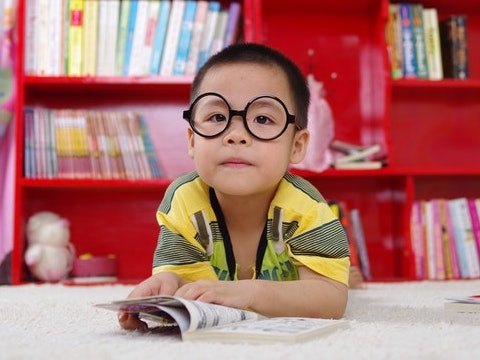
#> input picture Computer Vision 1 Introduction (Python)/week1-python/data/images/boy.jpg, 480 x 360 px
$ jupyter execute basic_image_operations.ipynb   (shell and % lines are left out)
#> lines starting #> are read from the running program, lines starting #| are printed output that depends on the picture; after the words box and inside, x2 and y2 are one past the last pixel; in counts of white or black regions, pixels touching at a corner belong together
# <font style="color:rgb(50,120,229)">Overview</font>
In this section, we will learn about some basic operations on images which are used very extensively for any computer vision project. In particular, we will see the following:
1. Copying and creating new images
1. Cropping an image section
1. Resizing an Image
1. Creating binary masks for images

[cell 1]
# Import libraries
import cv2
import numpy as np
from dataPath import DATA_PATH
import matplotlib.pyplot as plt

[cell 2]
import matplotlib
matplotlib.rcParams['figure.figsize'] = (6.0, 6.0)
matplotlib.rcParams['image.cmap'] = 'gray'

# <font style="color:rgb(50,120,229)">Create new Images </font>
In the previous section we learnt how to load images from disk. Let us discuss some ways of creating new images or copies of images already there.

[cell 3]
# Read image
image = cv2.imread(DATA_PATH+"images/boy.jpg")
#> image is the input picture: shape (360, 480, 3); mean B, G, R 111.8, 115.3, 174.3

[cell 4]
# Let's see what image we are dealing with
plt.imshow(image[:,:,::-1])

### <font style="color:rgb(8,133,37)">Create copy of an Image </font>

[cell 5]
# Create a new image by copying the already present image using the copy operation
imageCopy = image.copy()

### <font style="color:rgb(8,133,37)">Create a empty matrix </font>
Let us create an empty matrix with size (100,200).

[cell 6]
emptyMatrix = np.zeros((100,200,3),dtype='uint8')
plt.imshow(emptyMatrix)

Let's fill it with white pixels

[cell 7]
emptyMatrix = 255*np.ones((100,200,3),dtype='uint8')
plt.imshow(emptyMatrix)

### <font style="color:rgb(8,133,37)">Create a empty matrix of the same size as original image </font>
Let us create a matrix with the same size and data type as the original image and fill it with 100. We will use numpy function ones_like to create a new matrix filled with ones. We then multiply it by the desired number to get the final marix.

[cell 8]
emptyOriginal = 100*np.ones_like(image)
plt.imshow(emptyOriginal)

# <font style = "color:rgb(50,120,229)">Cropping an Image section</font>
Cropping, as the name suggests is cutting out a portion from the image. A good example of using image cropping is in the creation of `Memes`, where people crop someone's face and put on top of another etc. We know how to do it in photo editing softwares. Let us see how it can be done using code so that you can do it more intelligently when required.

[cell 9]
# Read image
image = cv2.imread(DATA_PATH+"images/boy.jpg")

[cell 10]
# Let's see what image we are dealing with
plt.imshow(image[:,:,::-1])

Let's crop his face. For that, we need to find the approximate region where the face is present. From the figure, you can see that the face lies somewhere in the region :

- between row #50 to row #200
- between col #170 to col #320

So, for cropping out this area, we need to select this region from the original matrix and assign it to another variable. This is the cropped out image. `There is no function for doing this, simple python slicing works!`

#### <font style = "color:rgb(200,0,0)">NOTE </font>
In numpy, the first index is for height or row and 2nd one is for width or column. But in OpenCV it is mostly width and height (think of it as opencv talks in terms of (x,y) whereas numpy talks in terms of row and column)

[cell 11]
# Crop out a rectangle
# x coordinates = 170 to 320
# y coordinates = 40 to 200
crop = image[40:200,170:320]
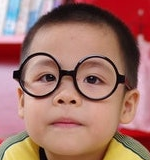
#> crop: shape (160, 150, 3); mean B, G, R 107.2, 116.5, 162.7

[cell 12]
plt.imshow(crop[:,:,::-1])

# <font style="color:rgb(50,120,229)">Copying a Region to another</font>
Once you have cropped a part of image, you can paste it to another image by choosing where you want to paste it.

`You just need to make sure that the size of rectangle that you cropped is same as the area you want to paste on`

[cell 13]
# First let us create a copy of the original image
copiedImage = image.copy()
plt.imshow(copiedImage[...,::-1])

Let's copy his face to the left and right.

[cell 14]
copyRoi = image[40:200,180:320]
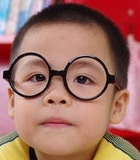
#> copyRoi: shape (160, 140, 3); mean B, G, R 102.8, 113.7, 160.5

# Find height and width of the ROI
roiHeight,roiWidth = copyRoi.shape[:2]
#> roiHeight = 160; roiWidth = 140

# Copy to left of Face
copiedImage[40:40+roiHeight, 10:10+roiWidth] = copyRoi
# Copy to right of Face
copiedImage[40:40+roiHeight, 330:330+roiWidth] = copyRoi
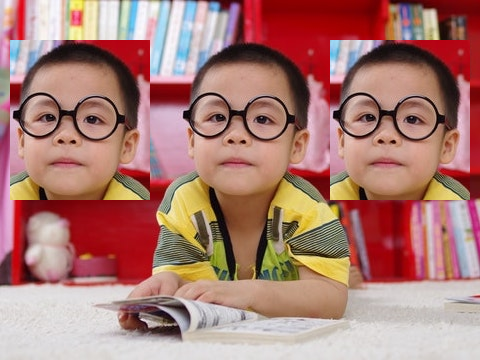
#> copiedImage: shape (360, 480, 3); mean B, G, R 116.8, 124.3, 171.8

# Display the output
plt.figure(figsize=[15,15])
plt.subplot(121);plt.imshow(image[...,::-1]);plt.title("Original Image");
plt.subplot(122);plt.imshow(copiedImage[...,::-1]);plt.title("Output Image");

# <font style="color:rgb(50,120,229)">Resizing an Image </font>

We will use [**`cv2.resize`**](https://docs.opencv.org/4.1.0/da/d54/group__imgproc__transform.html#ga47a974309e9102f5f08231edc7e7529d) function for resizing an image.

### <font style = "color:rgb(8,133,37)"> Function Syntax </font>

```python
dst	=	cv2.resize(	src, dsize[, dst[, fx[, fy[, interpolation]]]]	)
```
**Parameters**
- **`src`** - input image
- **`dst`** - output resized image
- **`dsize`** - output image size
- **`fx`** - scale factor along the horizontal axis;
- **`fy`** - scale factor along the vertical axis;
Either dsize or both fx and fy must be non-zero.
- **`interpolation`** - interpolation method ( Bilinear / Bicubic etc ).

Check interpolation flags [here](https://docs.opencv.org/4.1.0/da/d54/group__imgproc__transform.html#ga5bb5a1fea74ea38e1a5445ca803ff121)

There are two ways of using the resize function.
1. Specify width and height of output image explicitly
    > Use the dsize argument to specify the output size in the form (width,height).
2. Specify the scaling factors for resizing ( for both width and height )
    > Use fx and fy arguments to specify the scaling factor for horizontal and vertical axis respectively. It should be a float.

    > The output size is calculated as: `Size(round(fx*src.cols), round(fy*src.rows))`

## <font style="color:rgb(50,120,229)">Method1 - Specify width and height</font>
You have to manually keep track of the aspect ratio of the output image as this method will not preserve the aspect ratio between input and output image.

Let us take an example to see how to use the functions in OpenCV for resizing.

[cell 15]
# Set rows and columns
resizeDownWidth = 300
resizeDownHeight = 200
resizedDown = cv2.resize(image, (resizeDownWidth, resizeDownHeight), interpolation= cv2.INTER_LINEAR)
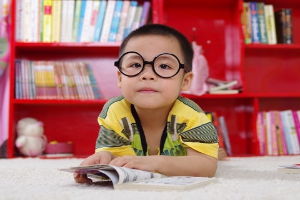
#> resizedDown: shape (200, 300, 3); mean B, G, R 111.7, 115.2, 174.2

# Mess up with the aspect ratio
resizeUpWidth = 600
resizeUpHeight = 900
resizedUp = cv2.resize(image, (resizeUpWidth, resizeUpHeight), interpolation= cv2.INTER_LINEAR)
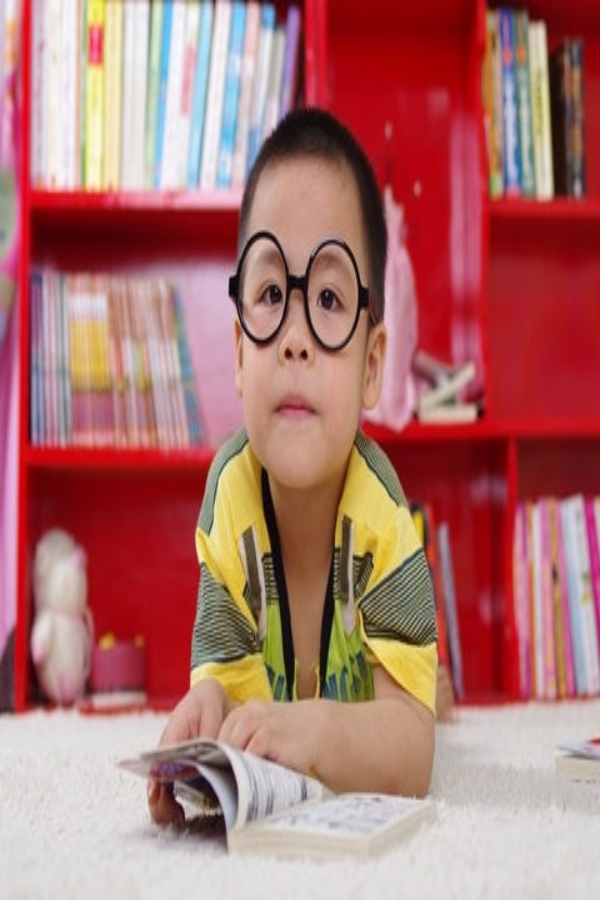
#> resizedUp: shape (900, 600, 3); mean B, G, R 111.7, 115.2, 174.2

plt.figure(figsize=[15,15])
plt.subplot(131);plt.imshow(image[:,:,::-1]);plt.title("Original Image")
plt.subplot(132);plt.imshow(resizedUp[:,:,::-1]);plt.title("Scaled Up Image")
plt.subplot(133);plt.imshow(resizedDown[:,:,::-1]);plt.title("Scaled Down Image")
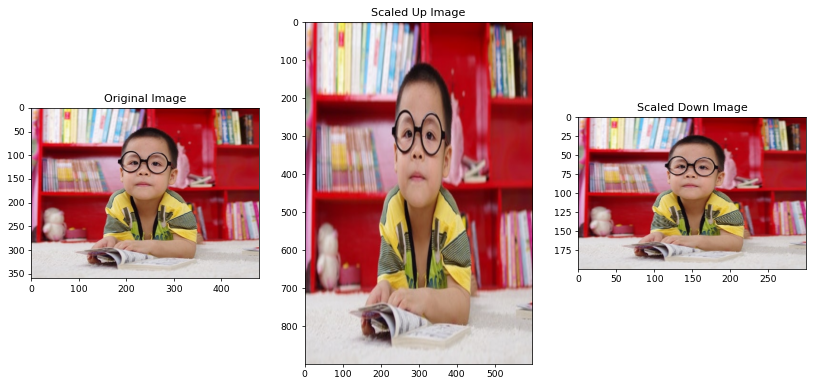
#> figure drawn by matplotlib, 3 panels

You can see that the output images have been scaled( check the axes )

It is also evident that the aspect ratio for the scaledUp output has been totally ruined. In most cases, it is a good idea to use the scaling factor to resize images.

## <font style="color:rgb(50,120,229)">Method2 - Specify scaling factor</font>
This method is useful when you want to preserve the aspect ratio of the image. For example, say you have an image of size 400x600 and you want the width to be 360. Then, instead of specifying the height, you can find the scaling factor (i.e 360/600 = 0.6) and use it to resize the image.

[cell 16]
# Scaling Down the image 1.5 times by specifying both scaling factors
scaleUpX = 1.5
scaleUpY = 1.5

# Scaling Down the image 0.6 times specifying a single scale factor.
scaleDown = 0.6

scaledDown = cv2.resize(image, None, fx= scaleDown, fy= scaleDown, interpolation= cv2.INTER_LINEAR)
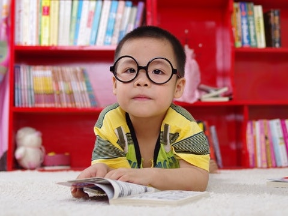
#> scaledDown: shape (216, 288, 3); mean B, G, R 111.7, 115.2, 174.1

scaledUp = cv2.resize(image, None, fx= scaleUpX, fy= scaleUpY, interpolation= cv2.INTER_LINEAR)

[cell 17]
# We can also use the following syntax for displaying image
plt.figure(figsize=[15,15])
plt.subplot(121);plt.imshow(scaledDown[...,::-1]);plt.title("Scaled Down Image, size = {}".format(scaledDown.shape[:2]));
plt.subplot(122);plt.imshow(scaledUp[...,::-1]);plt.title("Scaled Up Image, size = {}".format(scaledUp.shape[:2]));
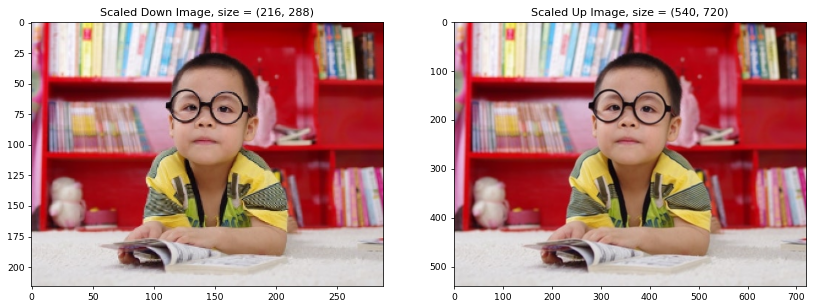
#> figure drawn by matplotlib, 2 panels

You can see that the aspect ratio has not ben disturbed.

# <font style="color:rgb(50,120,229)">Creating an Image Mask </font>
Masking is a very important step in many image processing and computer vision algorithms. The goal is to segment out the area of interest and apply your algorithm to a specific part of the image. You can perform all operations on this segmented part of the image and put it back on the original image.

## <font style="color:rgb(50,120,229)">Create a mask using coordinates</font>

[cell 18]
# Create an empty image of same size as the original
mask1 = np.zeros_like(image)
plt.imshow(mask1)

[cell 19]
mask1[50:200,170:320] = 255
plt.figure(figsize=[15,15])
plt.subplot(121);plt.imshow(image[:,:,::-1]);plt.title("Original Image")
plt.subplot(122);plt.imshow(mask1[:,:,::-1]);plt.title("Mask")
print(mask1.dtype)
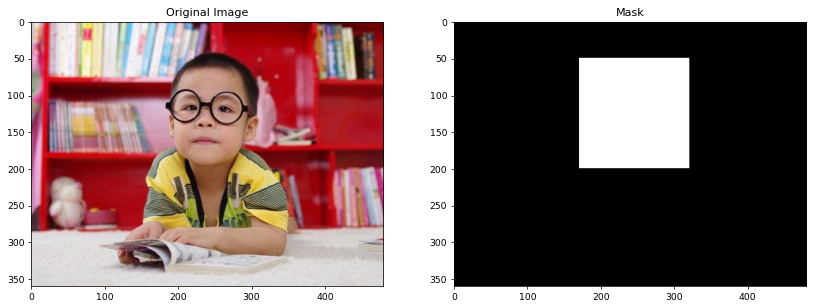
#> figure drawn by matplotlib, 2 panels

This is the mask for the face region of the input image

## <font style="color:rgb(50,120,229)">Create a mask using pixel intensity or color</font>
Another way of creating masks is by using some logic. One example is using a simple color information. For example, Let us try to find out the pixels which are approximately red in color.

If we want to focus on `red pixels`, the simplest logic that does the trick is:
```
* The red channel should have high intensity ( keep the range of pixel values from 100 to 255 )
* The other 2 channels should have low intensity ( keep the range of pixel values in Blue and Green channels between 0 to 100)
```
There is a nice OpenCV function which can do exactly this. We will use the opencv function [**`inRange`**](https://docs.opencv.org/4.1.0/d2/de8/group__core__array.html#ga48af0ab51e36436c5d04340e036ce981)

#### <font style = "color:rgb(8,133,37)">Function Syntax</font>
It finds the pixels which lie in between the specified range. It produces a binary output image in which the white pixels corresspond to those pixels in the input image which fall in the specified range. The pixel values which fall outside the specified range are black `(0)`
```Python:
dst	=	cv2.inRange(	src, lowerb, upperb[, dst]	)
```

**Parameters**
- **`src`** - first input array.
- **`lowerb`** - inclusive lower boundary array or a scalar.
- **`upperb`** - inclusive upper boundary array or a scalar.
- **`dst`** - output array of the same size as src and CV_8U type.

It produces a binary image ( pixels are either black or white ).

[cell 20]
mask2 = cv2.inRange(image, (0,0,150), (100,100,255))
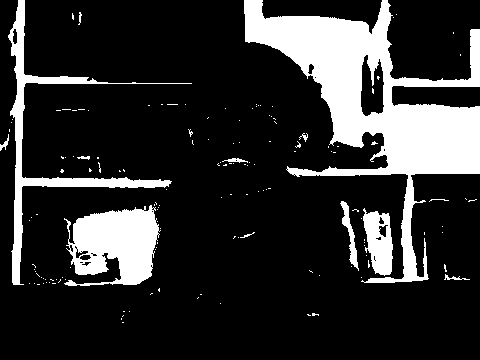
#> mask2: shape (360, 480); 18.5% white; 148 white regions (135 under 20 px), largest, box (x1, y1, x2, y2) and area: (244, 0, 480, 283) 20070, (64, 205, 161, 286) 5232, (8, 0, 192, 285) 4274
plt.figure(figsize=[15,15])
plt.subplot(121);plt.imshow(image[...,::-1]);plt.title("Original Image")
plt.subplot(122);plt.imshow(mask2);plt.title("Masked Image")

$ run again, with Computer Vision 1 Introduction (Python)/week1-python/data/images/musk.jpg copied over Computer Vision 1 Introduction (Python)/week1-python/data/images/boy.jpg
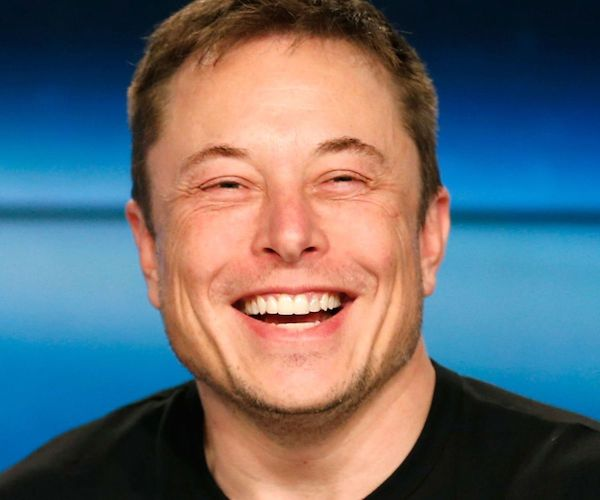
#> input picture Computer Vision 1 Introduction (Python)/week1-python/data/images/musk.jpg, 600 x 500 px
#> image is the input picture: shape (500, 600, 3); mean B, G, R 112.1, 105.5, 100.1
#> `[cell 19] mask1[50:200,170:320] = 255 plt.figure(figsize=[15,15]) plt...`:
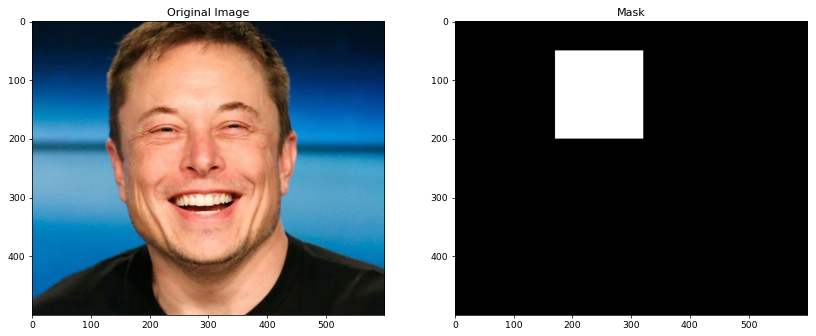
#> figure drawn by matplotlib, 2 panels
#> `mask2 = cv2.inRange(image, (0,0,150), (100,100,255))`:
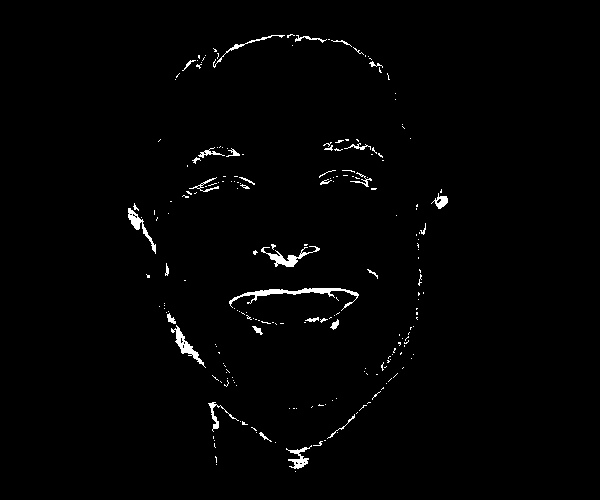
#> mask2: shape (500, 600); 1.3% white; 219 white regions (187 under 20 px), largest, box (x1, y1, x2, y2) and area: (229, 288, 359, 311) 586, (261, 246, 320, 267) 351, (171, 325, 206, 368) 323
